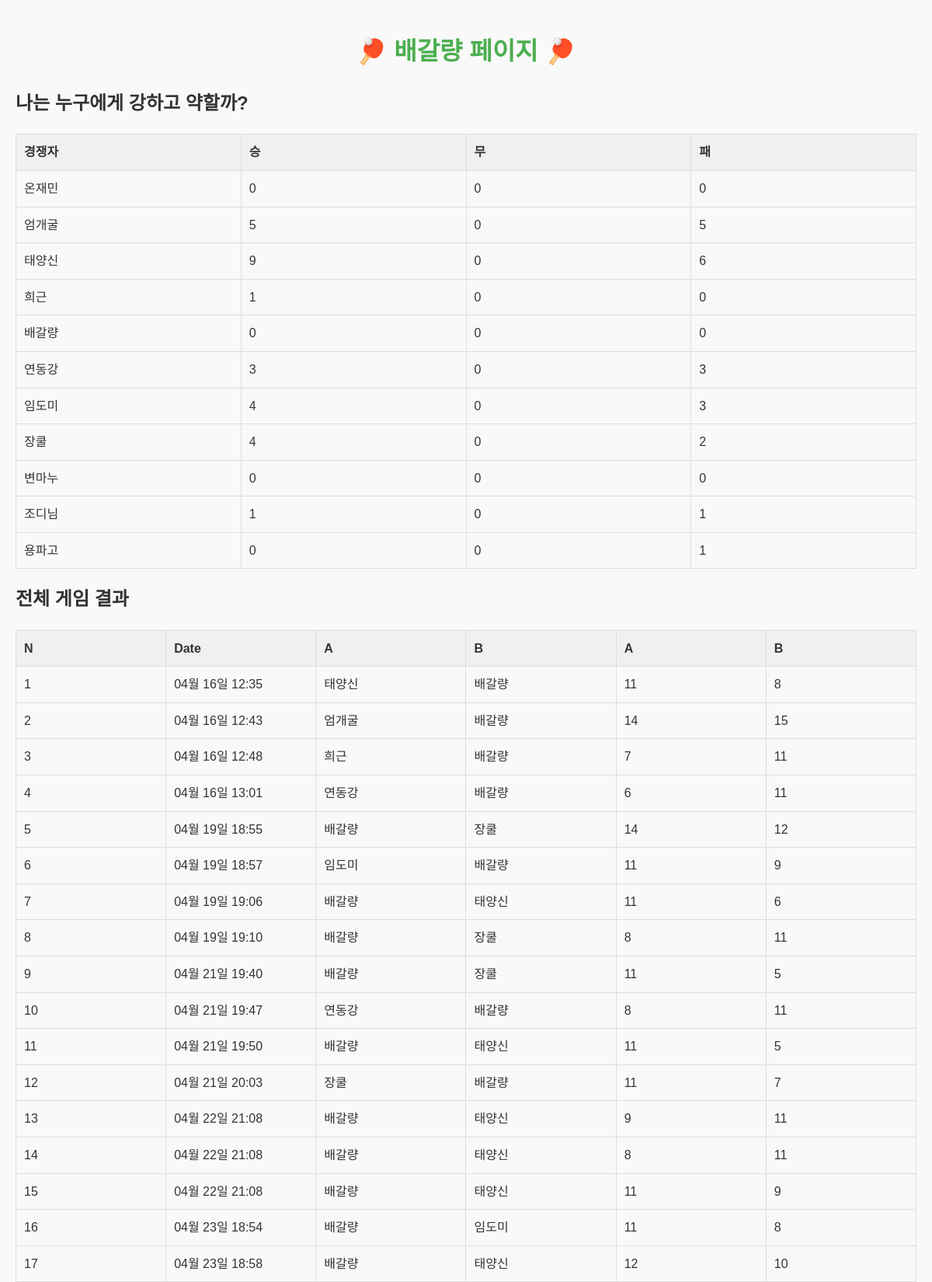
Screenshot of /personal/16 (upper part) with the database file from the repository.
### myapp/models.py (models this page shows, shortened)
class User(models.Model):
    name = models.CharField(max_length=5)
    wins = models.IntegerField(default=0)
    draws = models.IntegerField(default=0)
    losses = models.IntegerField(default=0)

class GameResult(models.Model):
    game_number = models.AutoField(primary_key=True)
    datetime = models.DateTimeField()
    player_a = models.ForeignKey(User, on_delete=models.CASCADE, related_name='games_as_player_a')
    player_b = models.ForeignKey(User, on_delete=models.CASCADE, related_name='games_as_player_b')
    score_a = models.IntegerField()
    score_b = models.IntegerField()
    season = models.IntegerField(default=1)  # New field with default value

### myapp/views.py (the view)
# urls.py: path('personal/<int:personal_id>', views.personal, name='personal'),
def personal(request, personal_id):
    personal_data=User.objects.get(id=personal_id)
    users = User.objects.all().order_by('id')
    user_index_map = {user.id: index for index,user in enumerate(users)}
    personal_results = GameResult.objects.filter(
        player_a=personal_data.id
    ) | GameResult.objects.filter(
        player_b=personal_data.id
    )
    score_matrix=[[0,0,0] for _ in range(len(users))] #승무패
    for result in personal_results:
        if result.player_a.id == personal_data.id: #player_a일 때
            row_num=user_index_map[result.player_b.id]
            if result.score_a > result.score_b:
                score_matrix[row_num][0] +=1 #승리
            elif result.score_a == result.score_b:
                score_matrix[row_num][1] +=1 #무승부
            else: #패배
                score_matrix[row_num][2] +=1
        elif result.player_b.id == personal_data.id: #player_b일 때
            row_num=user_index_map[result.player_a.id]
            if result.score_a > result.score_b:
                score_matrix[row_num][2] +=1 #패배
            elif result.score_a == result.score_b:
                score_matrix[row_num][1] +=1
            else: #승리
                score_matrix[row_num][0] +=1
    personal_results = personal_results.order_by("datetime")
    users_scores = zip(users, score_matrix)
    return render(request, 'personal.html',{'personal_data':personal_data, 'personal_results':personal_results, 'users_scores':users_scores } )

### myapp/templates/personal.html (shortened to what this page needs)
{% load static %}
<!DOCTYPE html>
<html lang="en">
  <head>
    <link rel="stylesheet" href="{% static 'myapp/css/personal.css' %}" />
  </head>
  <body>
    <header>
      <h1>🏓 {{personal_data.name}} 페이지 🏓</h1>
    </header>
    <section>
        <h2>나는 누구에게 강하고 약할까?</h2>
        <table border="1">
          <tr>
            <th>경쟁자</th>
            <th>승</th>
            <th>무</th>
            <th>패</th>
          </tr>
          {% for users, scores in users_scores %}
          <tr>
            <td>{{ users.name }}</td>
            <td>{{ scores.0 }}</td>
            <td>{{ scores.1 }}</td>
            <td>{{ scores.2 }}</td>
          </tr>
          {% endfor %}
        </table>
      </section>
    <section>
      <h2>전체 게임 결과</h2>
      <table border="1">
        <tr>
          <th>N</th>
          <th>Date</th>
          <th>A</th>
          <th>B</th>
          <th>A</th>
          <th>B</th>
        </tr>
        {% for result in personal_results %}
        <tr>
          <td>{{ forloop.counter }}</td>
          <td>{{ result.datetime|date:"m월 d일 H:i" }}</td>
          <td>{{ result.player_a.name }}</td>
          <td>{{ result.player_b.name }}</td>
          <td>{{ result.score_a }}</td>
          <td>{{ result.score_b }}</td>
        </tr>
        {% endfor %}
      </table>
    </section>
  </body>
</html>

### myapp/static/myapp/css/personal.css (style rules this page uses)
body { font-family: "Arial", sans-serif; background-color: #f9f9f9; color: #333; margin: 0; padding: 20px; line-height: 1.6; }
header h1 { text-align: center; color: #4caf50; animation: shake 0.5s infinite; }
table { width: 100%; border-collapse: collapse; table-layout: fixed; }
th, td { border: 1px solid #ddd; padding: 10px; text-align: left; }
th { background-color: #f0f0f0; }

### rows the page displays
User: name "배갈량", draws "0"
User: name "온재민", draws "0"
User: name "엄개굴", scores "5", draws "0"
User: name "태양신", scores "9", draws "0", scores "6"
User: name "희근", scores "1", scores "0"
User: name "연동강", scores "3", draws "0"
User: name "임도미", losses "4", draws "0", scores "3"
User: name "장쿨", scores "4", draws "0", scores "2"
User: name "변마누", scores "0"
User: name "조디님", scores "1", draws "0"
User: name "용파고", draws "0", scores "1"
GameResult: datetime "04월 16일 12:35", player_a.name "태양신", player_b.name "배갈량", score_a "11", score_b "8"
GameResult: datetime "04월 16일 12:43", player_a.name "엄개굴", player_b.name "배갈량", score_a "14", score_b "15"
GameResult: datetime "04월 16일 12:48", player_a.name "희근", player_b.name "배갈량", score_a "7", score_b "11"
GameResult: datetime "04월 16일 13:01", player_a.name "연동강", player_b.name "배갈량", score_a "6", score_b "11"
GameResult: datetime "04월 19일 18:55", player_a.name "배갈량", player_b.name "장쿨", score_a "14", score_b "12"
GameResult: datetime "04월 19일 18:57", player_a.name "임도미", player_b.name "배갈량", score_a "11", score_b "9"
GameResult: datetime "04월 19일 19:06", player_a.name "배갈량", player_b.name "태양신", score_a "11", score_b "6"
GameResult: datetime "04월 19일 19:10", player_a.name "배갈량", player_b.name "장쿨", score_a "8", score_b "11"
GameResult: datetime "04월 21일 19:40", player_a.name "배갈량", player_b.name "장쿨", score_a "11", score_b "5"
GameResult: datetime "04월 21일 19:47", player_a.name "연동강", player_b.name "배갈량", score_a "8", score_b "11"
GameResult: datetime "04월 21일 19:50", player_a.name "배갈량", player_b.name "태양신", score_a "11", score_b "5"
GameResult: datetime "04월 21일 20:03", player_a.name "장쿨", player_b.name "배갈량", score_a "11", score_b "7"
GameResult: datetime "04월 22일 21:08", player_a.name "배갈량", player_b.name "태양신", score_a "9", score_b "11"
GameResult: datetime "04월 22일 21:08", player_a.name "배갈량", player_b.name "태양신", score_a "8", score_b "11"
GameResult: datetime "04월 22일 21:08", player_a.name "배갈량", player_b.name "태양신", score_a "11", score_b "9"
GameResult: datetime "04월 23일 18:54", player_a.name "배갈량", player_b.name "임도미", score_a "11", score_b "8"
GameResult: datetime "04월 23일 18:58", player_a.name "배갈량", player_b.name "태양신", score_a "12", score_b "10"
